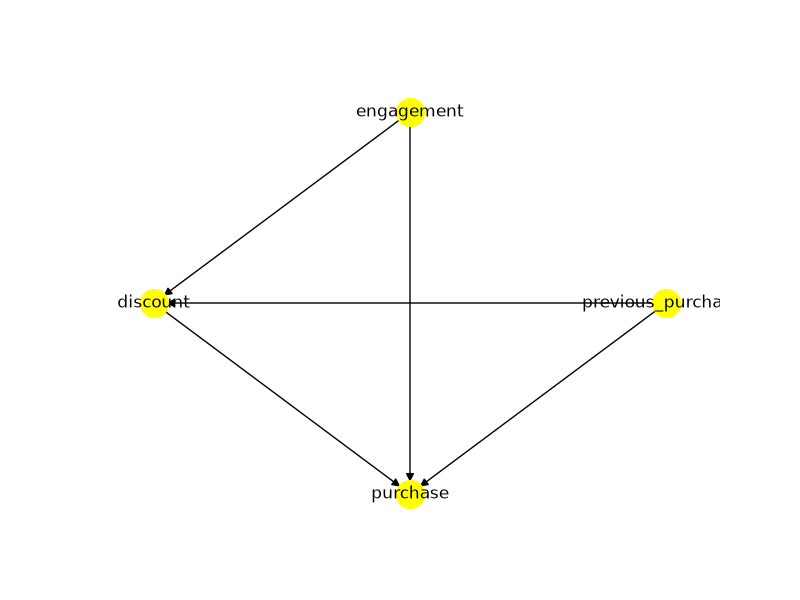

The script that drew this image:
"""Week 1 (Member 2): causal graph for EconoCausal using DoWhy.

Causal story for data/customers.csv
  - Confounders (affect BOTH who gets a discount and who buys):
        previous_purchases, engagement
  - Treatment: discount (0/1)
  - Outcome:   purchase (0/1)

Discounts were not handed out at random. They depend on previous_purchases
and engagement, which also drive purchasing. That is confounding, so the
simple "discounted vs not discounted" comparison is biased.

Run from the repo root:  python backend/causal_dag.py
"""
from pathlib import Path

import pandas as pd
from dowhy import CausalModel

ROOT = Path(__file__).resolve().parent.parent
df = pd.read_csv(ROOT / "data" / "customers.csv")

CONFOUNDERS = ["previous_purchases", "engagement"]

model = CausalModel(
    data=df,
    treatment="discount",
    outcome="purchase",
    common_causes=CONFOUNDERS,
)

# Save a picture of the DAG for the report and viva (needs graphviz; optional)
try:
    model.view_model(layout="dot", file_name=str(ROOT / "backend" / "causal_dag"))
    print("DAG image saved to backend/causal_dag.png")
except Exception as exc:  # graphviz missing is fine
    print("Could not draw the DAG image:", exc)

# Step 1: identify what we must adjust for
estimand = model.identify_effect(proceed_when_unidentifiable=True)
print(estimand)

# Step 2: compare the naive difference with an adjusted estimate
naive = (
    df[df.discount == 1].purchase.mean() - df[df.discount == 0].purchase.mean()
)
print(f"\nNaive discounted-vs-not difference: {naive:+.3f}")

estimate = model.estimate_effect(
    estimand, method_name="backdoor.linear_regression"
)
print(f"Adjusted effect (linear regression, controls for confounders): "
      f"{estimate.value:+.3f}")
print("\nIf the two numbers differ, confounding is biasing the naive result.")
